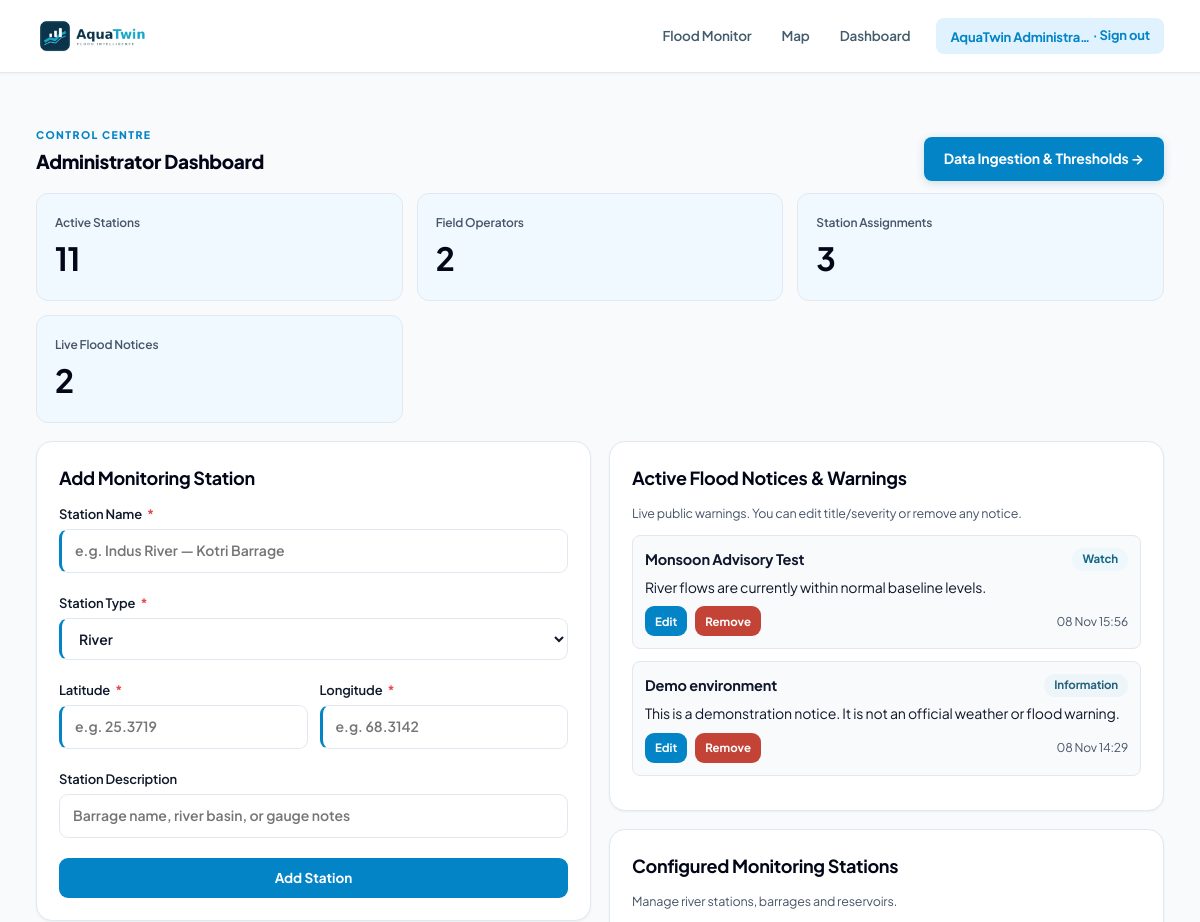
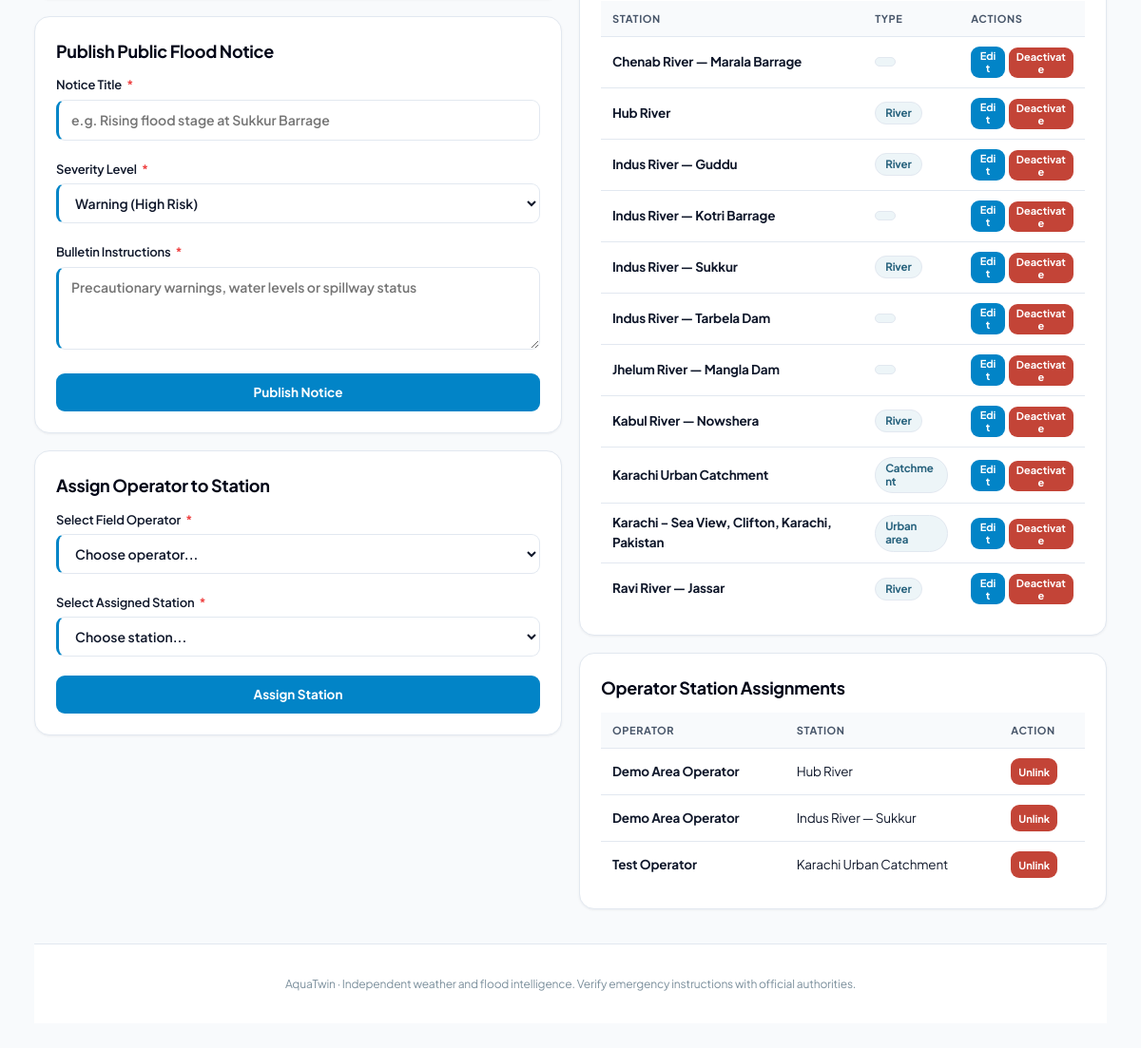
/admin.php (signed in), run on the app's committed database (2 pictures, top to bottom).
### tables this page shows
CREATE TABLE `alerts` (
  `id` bigint(20) UNSIGNED NOT NULL,
  `title` varchar(180) NOT NULL,
  `severity` enum('Information','Watch','Warning','Critical') NOT NULL,
  `message` text NOT NULL,
  `is_active` tinyint(1) NOT NULL DEFAULT 1,
  `created_by` bigint(20) UNSIGNED DEFAULT NULL,
  `created_at` timestamp NOT NULL DEFAULT current_timestamp()
);

CREATE TABLE `locations` (
  `id` bigint(20) UNSIGNED NOT NULL,
  `name` varchar(160) NOT NULL,
  `area_type` enum('River','Canal','Catchment','Urban area') NOT NULL,
  `latitude` decimal(10,7) DEFAULT NULL,
  `longitude` decimal(10,7) DEFAULT NULL,
  `description` text DEFAULT NULL,
  `warning_level_m` decimal(8,3) DEFAULT NULL,
  `critical_level_m` decimal(8,3) DEFAULT NULL,
  `is_active` tinyint(1) NOT NULL DEFAULT 1,
  `created_at` timestamp NOT NULL DEFAULT current_timestamp()
);

CREATE TABLE `operator_assignments` (
  `id` bigint(20) UNSIGNED NOT NULL,
  `user_id` bigint(20) UNSIGNED NOT NULL,
  `location_id` bigint(20) UNSIGNED NOT NULL,
  `created_at` timestamp NOT NULL DEFAULT current_timestamp()
);

CREATE TABLE `users` (
  `id` bigint(20) UNSIGNED NOT NULL,
  `name` varchar(120) NOT NULL,
  `email` varchar(190) NOT NULL,
  `password_hash` varchar(255) NOT NULL,
  `role` enum('Admin','Area Operator') NOT NULL,
  `is_active` tinyint(1) NOT NULL DEFAULT 1,
  `created_at` timestamp NOT NULL DEFAULT current_timestamp()
);

### public/admin.php (the view, shortened to what this page needs)
<?php
require __DIR__.'/../app/bootstrap.php';
$operators = $pdo->query("SELECT id,name,email FROM users WHERE role='Area Operator' AND is_active=1 ORDER BY name")->fetchAll();
$locations = $pdo->query('SELECT * FROM locations WHERE is_active=1 ORDER BY name')->fetchAll();
$assignments = $pdo->query('SELECT a.user_id, a.location_id, u.name AS operator, l.name AS location FROM operator_assignments a JOIN users u ON u.id=a.user_id JOIN locations l ON l.id=a.location_id WHERE l.is_active=1 ORDER BY u.name')->fetchAll();
$activeAlerts = $pdo->query('SELECT id, title, severity, message, created_at FROM alerts WHERE is_active=1 ORDER BY id DESC LIMIT 15')->fetchAll();
?>
<div class="section-head">
  <div><div class="eyebrow">CONTROL CENTRE</div><h1 style="margin:4px 0">Administrator Dashboard</h1></div>
  <a class="btn btn-admin-manage" href="admin_data.php">Data Ingestion &amp; Thresholds &rarr;</a>
</div>
<div class="statrow">
  <div class="stat"><span class="muted">Active Stations</span><strong><?=count($locations)?></strong></div>
  <div class="stat"><span class="muted">Field Operators</span><strong><?=count($operators)?></strong></div>
  <div class="stat"><span class="muted">Station Assignments</span><strong><?=count($assignments)?></strong></div>
  <div class="stat"><span class="muted">Live Flood Notices</span><strong><?=count($activeAlerts)?></strong></div>
</div>
<div class="two" style="margin-top:18px">
  <div class="stack">
    <div class="card">
      <h2>Add Monitoring Station</h2>
      <form method="post" class="stack" id="form-add-location">
        <label>Station Name <span class="req">*</span>
          <input name="name" placeholder="e.g. Indus River — Kotri Barrage" required minlength="3">
        </label>
        <label>Station Type <span class="req">*</span>
          <select name="area_type" required>
            <option value="River" selected>River</option>
          </select>
        </label>
        <div class="form-row-2">
          <label>Latitude <span class="req">*</span>
            <input name="latitude" type="number" step="any" min="-90" max="90" placeholder="e.g. 25.3719" required>
          </label>
          <label>Longitude <span class="req">*</span>
            <input name="longitude" type="number" step="any" min="-180" max="180" placeholder="e.g. 68.3142" required>
          </label>
        </div>
        <label>Station Description
          <input name="description" placeholder="Barrage name, river basin, or gauge notes">
        </label>
        <button type="submit">Add Station</button>
      </form>
    </div>
    <div class="card">
      <h2>Publish Public Flood Notice</h2>
      <form method="post" class="stack" id="form-publish-notice">
        <label>Notice Title <span class="req">*</span>
          <input name="title" placeholder="e.g. Rising flood stage at Sukkur Barrage" required minlength="4">
        </label>
        <label>Severity Level <span class="req">*</span>
          <select name="severity" required>
            <option value="Warning" selected>Warning (High Risk)</option>
          </select>
        </label>
        <label>Bulletin Instructions <span class="req">*</span>
          <textarea name="message" rows="3" placeholder="Precautionary warnings, water levels or spillway status" required minlength="8"></textarea>
        </label>
        <button type="submit">Publish Notice</button>
      </form>
    </div>
    <div class="card">
      <h2>Assign Operator to Station</h2>
      <form method="post" class="stack" id="form-assign-operator">
        <label>Select Field Operator <span class="req">*</span>
          <select name="user_id" required>
            <option value="" disabled selected>Choose operator...</option>
          </select>
        </label>
        <label>Select Assigned Station <span class="req">*</span>
          <select name="location_id" required>
            <option value="" disabled selected>Choose station...</option>
          </select>
        </label>
        <button type="submit">Assign Station</button>
      </form>
    </div>
  </div>
  <div class="stack">
    <div class="card">
      <h2>Active Flood Notices &amp; Warnings</h2>
      <p class="muted small">Live public warnings. You can edit title/severity or remove any notice.</p>
      <?php if(!$activeAlerts): ?>
        <p class="muted">No active flood notices.</p>
      <?php else: foreach($activeAlerts as $alt): ?>
        <div style="border:1px solid var(--line);border-radius:var(--radius-sm);padding:12px;margin-bottom:12px;background:var(--paper)">
          <div style="display:flex;justify-content:space-between;align-items:center">
            <b><?=e($alt['title'])?></b>
            <span class="pill pill-<?=e(strtolower($alt['severity']))?>"><?=e($alt['severity'])?></span>
          </div>
          <p style="margin:6px 0;font-size:0.88rem;color:var(--ink)"><?=e($alt['message'])?></p>
          <div style="display:flex;gap:8px;margin-top:8px;align-items:center">
            <button class="btn" type="button" style="padding:4px 10px;font-size:11.5px;min-height:30px" onclick="openEditAlert(<?=htmlspecialchars(json_encode($alt),ENT_QUOTES)?>)">Edit</button>
            <form method="post" style="display:inline" onsubmit="return confirm('Are you sure you want to remove this notice?');">
              <button class="btn" style="padding:4px 10px;font-size:11.5px;min-height:30px;background:#c34437;color:white" type="submit">Remove</button>
            </form>
            <small class="muted" style="margin-left:auto"><?=date('d M H:i', strtotime($alt['created_at']))?></small>
          </div>
        </div>
      <?php endforeach; endif; ?>
    </div>
    <div class="card">
      <h2>Configured Monitoring Stations</h2>
      <p class="muted small">Manage river stations, barrages and reservoirs.</p>
      <div class="table-wrap">
        <table class="table table-compact">
          <tr><th>Station</th><th>Type</th><th>Actions</th></tr>
          <?php foreach($locations as $loc): ?>
            <tr>
              <td><b><?=e($loc['name'])?></b></td>
              <td><span class="pill pill-subtle"><?=e($loc['area_type'])?></span></td>
              <td>
                <div style="display:flex;gap:4px">
                  <button class="btn" type="button" style="padding:3px 8px;font-size:11px;min-height:28px" onclick="openEditLocation(<?=htmlspecialchars(json_encode($loc),ENT_QUOTES)?>)">Edit</button>
                  <form method="post" style="display:inline" onsubmit="return confirm('Deactivate <?=e($loc['name'])?>?');">
                    <button class="btn" style="padding:3px 8px;font-size:11px;min-height:28px;background:#c34437;color:white" type="submit">Deactivate</button>
                  </form>
                </div>
              </td>
            </tr>
          <?php endforeach; ?>
        </table>
      </div>
    </div>
    <div class="card">
      <h2>Operator Station Assignments</h2>
      <div class="table-wrap">
        <table class="table table-compact">
          <tr><th>Operator</th><th>Station</th><th>Action</th></tr>
          <?php if(!$assignments): ?>
            <tr><td colspan="3" class="muted">No assignments created.</td></tr>
          <?php else: foreach($assignments as $as): ?>
            <tr>
              <td><b><?=e($as['operator'])?></b></td>
              <td><?=e($as['location'])?></td>
              <td>
                <form method="post" style="display:inline" onsubmit="return confirm('Unassign this station?');">
                  <button class="btn" style="padding:3px 8px;font-size:11px;min-height:28px;background:#c34437;color:white" type="submit">Unlink</button>
                </form>
              </td>
            </tr>
          <?php endforeach; endif; ?>
        </table>
      </div>
    </div>
  </div>
</div>

### data on the page
alerts: title "Monsoon Advisory Test", severity "Watch", message "River flows are currently within normal baseline levels.", created_at "08 Nov 15:56"
alerts: title "Demo environment", severity "Information", message "This is a demonstration notice. It is not an official weather or flood warning.", created_at "08 Nov 14:29"
locations: name "Chenab River — Marala Barrage"
locations: name "Hub River", area_type "River"
locations: name "Indus River — Guddu", area_type "River"
locations: name "Indus River — Kotri Barrage"
locations: name "Indus River — Sukkur", area_type "River"
locations: name "Indus River — Tarbela Dam"
locations: name "Jhelum River — Mangla Dam"
locations: name "Kabul River — Nowshera", area_type "River"
locations: name "Karachi Urban Catchment", area_type "Catchment"
locations: name "Karachi – Sea View, Clifton, Karachi, Pakistan", area_type "Urban area"
locations: name "Ravi River — Jassar", area_type "River"
operator_assignments: user.name "Demo Area Operator", location.name "Hub River"
operator_assignments: user.name "Demo Area Operator", location.name "Indus River — Sukkur"
operator_assignments: user.name "Test Operator", location.name "Karachi Urban Catchment"

### other printed values
current_user()['name'] "AquaTwin Administra…"
count($locations) "11"
count($operators) "2"
count($assignments) "3"
count($activeAlerts) "2"
